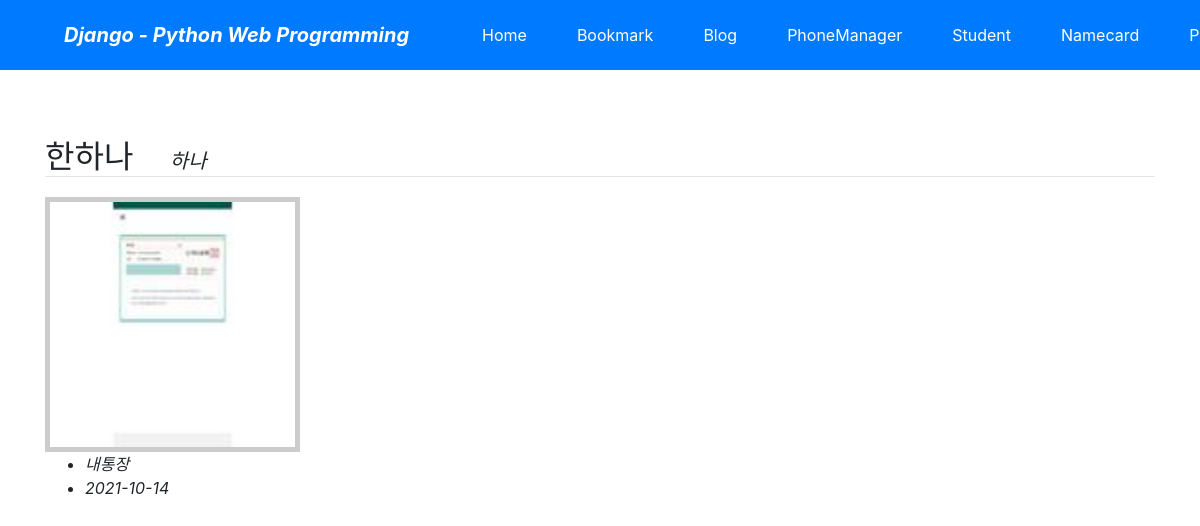
Page /photo/album/1/ on the earlier database version.
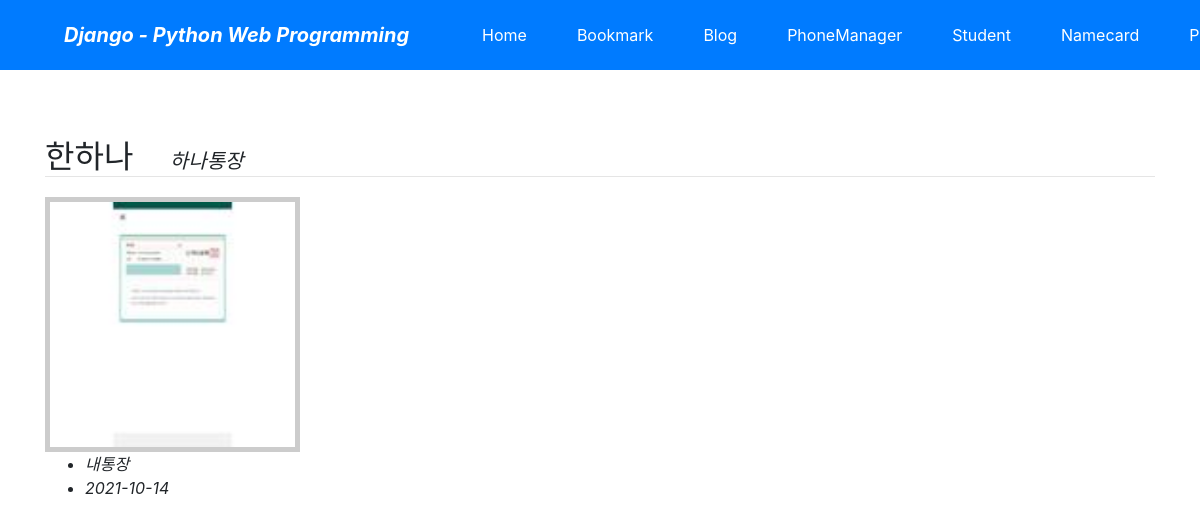
Same page on the later database version.
### photo/models.py (models this page shows, shortened)
class Album(models.Model):
    name=models.CharField('NAME', max_length=30)
    description=models.CharField('One Line Description', max_length=100, blank=True)
    owner = models.ForeignKey('auth.User', on_delete=models.CASCADE, verbose_name='OWNER', blank=True, null=True)
    class Meta:
        ordering=('name',)

### photo/fields.py (called while the page is built)
    def _add_thumb(self, s):
        parts=s.split('.')
        parts.insert(-1, 'thumb')
        if parts[-1].lower() not in ('jpeg', 'jpg'):
            parts[-1] = 'jpg'
        return '.'.join(parts)

    @property
    def thumb_url(self):
        return self._add_thumb(self.url)

### photo/models.py (called while the page is built)
    def get_absolute_url(self):
        return reverse('photo:photo_detail', args=(self.id,))

### photo/templates/photo/album_detail.html (shortened to what this page needs)
{% extends "base.html" %}
{% block content %}
  <div class="mt-5">
      <span class="h2">{{object.name}}&emsp;</span>
      <span class="h5 font-italic">{{object.description}}</span>
  </div>
<hr style="margin: 0 0 20px 0;">
<div class="row">
    {% for photo in object.photo_set.all %}
    <div class="col-md-3 mb-5">
        <div class="thumbnail">
            <a href="{{photo.get_absolute_url}}">
                <img src="{{photo.image.thumb_url}}" style="width: 100%;">
            </a>
        </div>
        <ul>
            <li class="font-italic">{{photo.title}}</li>
            <li class="font-italic">{{photo.upload_dt|date:"Y-m-d"}}</li>
        </ul>
    </div>
    {% endfor %}
</div>
{% endblock %}

Differences in the rows shown:
changed Album "한하나": description "하나" → "하나통장"
